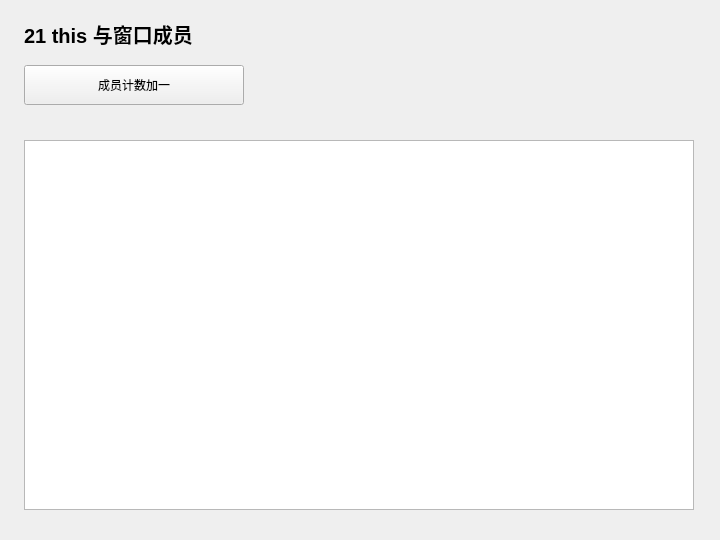
<?xml version="1.0" encoding="UTF-8"?>
<ui version="4.0">
 <class>Widget</class>
 <widget class="QWidget" name="Widget">
  <property name="geometry">
   <rect>
    <x>0</x>
    <y>0</y>
    <width>720</width>
    <height>540</height>
   </rect>
  </property>
  <property name="windowTitle">
   <string>21 this 与窗口成员</string>
  </property>
  <widget class="QLabel" name="headingLabel">
   <property name="geometry">
    <rect>
     <x>24</x>
     <y>18</y>
     <width>670</width>
     <height>32</height>
    </rect>
   </property>
   <property name="text">
    <string>21 this 与窗口成员</string>
   </property>
   <property name="font">
    <font>
     <pointsize>15</pointsize>
     <bold>true</bold>
    </font>
   </property>
  </widget>
  <widget class="QPlainTextEdit" name="outputEdit">
   <property name="geometry">
    <rect>
     <x>24</x>
     <y>140</y>
     <width>670</width>
     <height>370</height>
    </rect>
   </property>
   <property name="readOnly">
    <bool>true</bool>
   </property>
  </widget>
  <widget class="QPushButton" name="runButton">
   <property name="geometry">
    <rect>
     <x>24</x>
     <y>65</y>
     <width>220</width>
     <height>40</height>
    </rect>
   </property>
   <property name="text">
    <string>成员计数加一</string>
   </property>
  </widget>
 </widget>
 <resources />
 <connections />
</ui>
